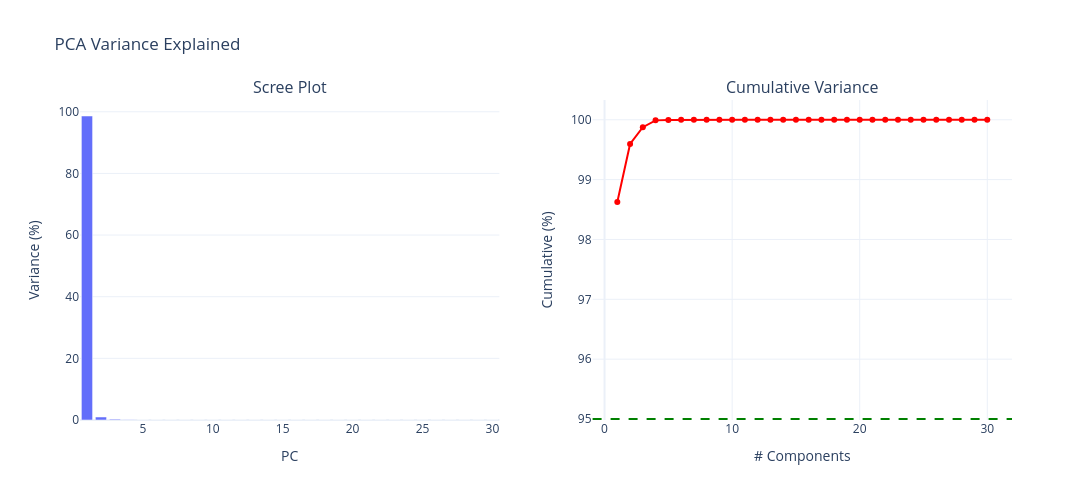

The notebook cell saved with this chart:
### Markdown cell above
### 3.2 Scree Plot

### Code cell
n_show = 30
fig = make_subplots(rows=1, cols=2,
    subplot_titles=("Scree Plot", "Cumulative Variance"))

fig.add_trace(go.Bar(x=np.arange(1, n_show+1),
    y=explained_var_ratio[:n_show]*100), row=1, col=1)

fig.add_trace(go.Scatter(x=np.arange(1, n_show+1),
    y=cumulative_var[:n_show]*100, mode='lines+markers',
    line=dict(color='red', width=2)), row=1, col=2)

fig.add_hline(y=95, line_dash="dash", line_color="green", row=1, col=2)

fig.update_xaxes(title_text="PC", row=1, col=1)
fig.update_xaxes(title_text="# Components", row=1, col=2)
fig.update_yaxes(title_text="Variance (%)", row=1, col=1)
fig.update_yaxes(title_text="Cumulative (%)", row=1, col=2)

fig.update_layout(title="PCA Variance Explained", width=1200, height=500,
    showlegend=False)
fig.show()

### Figure 1 — Plotly figure (JSON) as saved in the notebook; plotly's stock layout.template omitted (floating-point values rounded to 4 significant figures)
{"data": [{"type": "bar", "x": [1, 2, 3, 4, 5, 6, 7, 8, 9, 10, 11, 12, 13, 14, 15, 16, 17, 18, 19, 20, 21, 22, 23, 24, 25, 26, 27, 28, 29, 30], "xaxis": "x", "y": [98.63, 0.9697, 0.2793, 0.1144, 0.006461, 0.002625, 0.0007187, 0.0003845, 7.335e-05, 4.542e-05, 1.973e-05, 1.13e-05, 3.486e-06, 1.895e-06, 8.929e-07, 7.467e-07, 5.712e-07, 4.868e-07, 3.462e-07, 2.142e-07, 1.518e-07, 1.117e-07, 9.752e-08, 7.406e-08, 6.842e-08, 4.451e-08, 3.819e-08, 3.45e-08, 2.991e-08, 2.743e-08], "yaxis": "y"}, {"line": {"color": "red", "width": 2}, "mode": "lines+markers", "type": "scatter", "x": [1, 2, 3, 4, 5, 6, 7, 8, 9, 10, 11, 12, 13, 14, 15, 16, 17, 18, 19, 20, 21, 22, 23, 24, 25, 26, 27, 28, 29, 30], "xaxis": "x2", "y": [98.63, 99.6, 99.88, 99.99, 100.0, 100.0, 100.0, 100.0, 100.0, 100.0, 100.0, 100.0, 100.0, 100.0, 100.0, 100.0, 100.0, 100.0, 100.0, 100.0, 100.0, 100.0, 100.0, 100.0, 100.0, 100.0, 100.0, 100.0, 100.0, 100.0], "yaxis": "y2"}], "layout": {"annotations": [{"font": {"size": 16}, "showarrow": false, "text": "Scree Plot", "x": 0.225, "xanchor": "center", "xref": "paper", "y": 1, "yanchor": "bottom", "yref": "paper"}, {"font": {"size": 16}, "showarrow": false, "text": "Cumulative Variance", "x": 0.775, "xanchor": "center", "xref": "paper", "y": 1, "yanchor": "bottom", "yref": "paper"}], "height": 500, "shapes": [{"line": {"color": "green", "dash": "dash"}, "type": "line", "x0": 0, "x1": 1, "xref": "x2 domain", "y0": 95, "y1": 95, "yref": "y2"}], "showlegend": false, "title": {"text": "PCA Variance Explained"}, "width": 1200, "xaxis": {"anchor": "y", "domain": [0, 0.45], "title": {"text": "PC"}}, "xaxis2": {"anchor": "y2", "domain": [0.55, 1], "title": {"text": "# Components"}}, "yaxis": {"anchor": "x", "domain": [0, 1], "title": {"text": "Variance (%)"}}, "yaxis2": {"anchor": "x2", "domain": [0, 1], "title": {"text": "Cumulative (%)"}}}}
